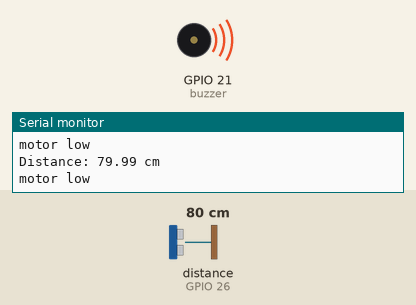
The sketch below on a simulated ESP32. On the bench: buzzer (waves = sounding, pin HIGH), the last lines printed to the serial monitor. Wiring (inferred from the names in the program): ultrasonic range finder: trigger GPIO 25; echo GPIO 26. The inputs (shaded band) are chosen by the test bench; at power-on: distance to the obstacle (sensor on GPIO 26) 80 cm. The echo pulse lasts 58.3 µs per cm; pins used as bus, display or sensor lines are not drawn.

Above: at 1.3 s.
1.4 s: distance to the obstacle (sensor on GPIO 26) set to 5 cm
2.9 s: distance to the obstacle (sensor on GPIO 26) set to 2 cm
At 4.2 s:
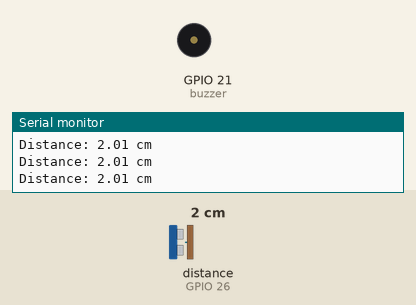
4.5 s: distance to the obstacle (sensor on GPIO 26) set to 4 cm
At 5.4 s:
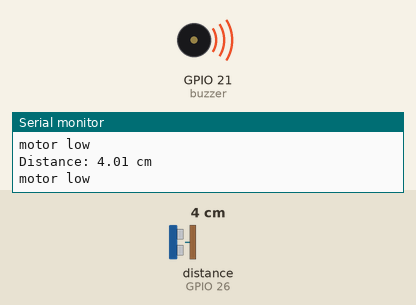
Timing chart, 0 to 7.5 s (numbered marks = the images above; inputs shaded):
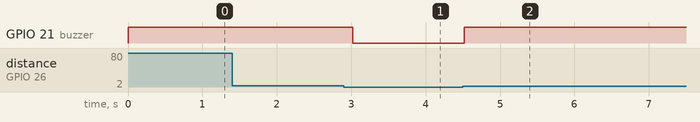

Measured:
- the behaviour switches between 4 and 3 cm on distance to the obstacle (sensor on GPIO 26) (found by bisection; images 0 and 1)
- after the input at 2.9 s, GPIO 21 (buzzer): HIGH → LOW after 0.12 s
- after the input at 4.5 s, GPIO 21 (buzzer): LOW → HIGH at once

The sketch:

waterlevelmonitoringandalarmsystem.ino
```cpp
#define TRIG_PIN 25
#define ECHO_PIN 26
#define buzzer 21

long duration;
float distance;

void setup() {
  Serial.begin(115200);

  pinMode(TRIG_PIN, OUTPUT);
  pinMode(ECHO_PIN, INPUT);
  pinMode(buzzer, OUTPUT);

  digitalWrite(buzzer, LOW);  // Start with relay OFF
}

void loop() {

  // Send trigger pulse
  digitalWrite(TRIG_PIN, LOW);
  delayMicroseconds(2);

  digitalWrite(TRIG_PIN, HIGH);
  delayMicroseconds(10);

  digitalWrite(TRIG_PIN, LOW);

  // Read echo time
  duration = pulseIn(ECHO_PIN, HIGH);

  // Calculate distance
  distance = duration * 0.0343 / 2;

  Serial.print("Distance: ");
  Serial.print(distance);
  Serial.println(" cm");

  // Relay Control Logic

   if (distance > 4) {
    digitalWrite(buzzer, HIGH);  // ON
    Serial.println("motor low");
  }else {
    digitalWrite(buzzer, LOW);  // ON
  }

  delay(500);
}
```
